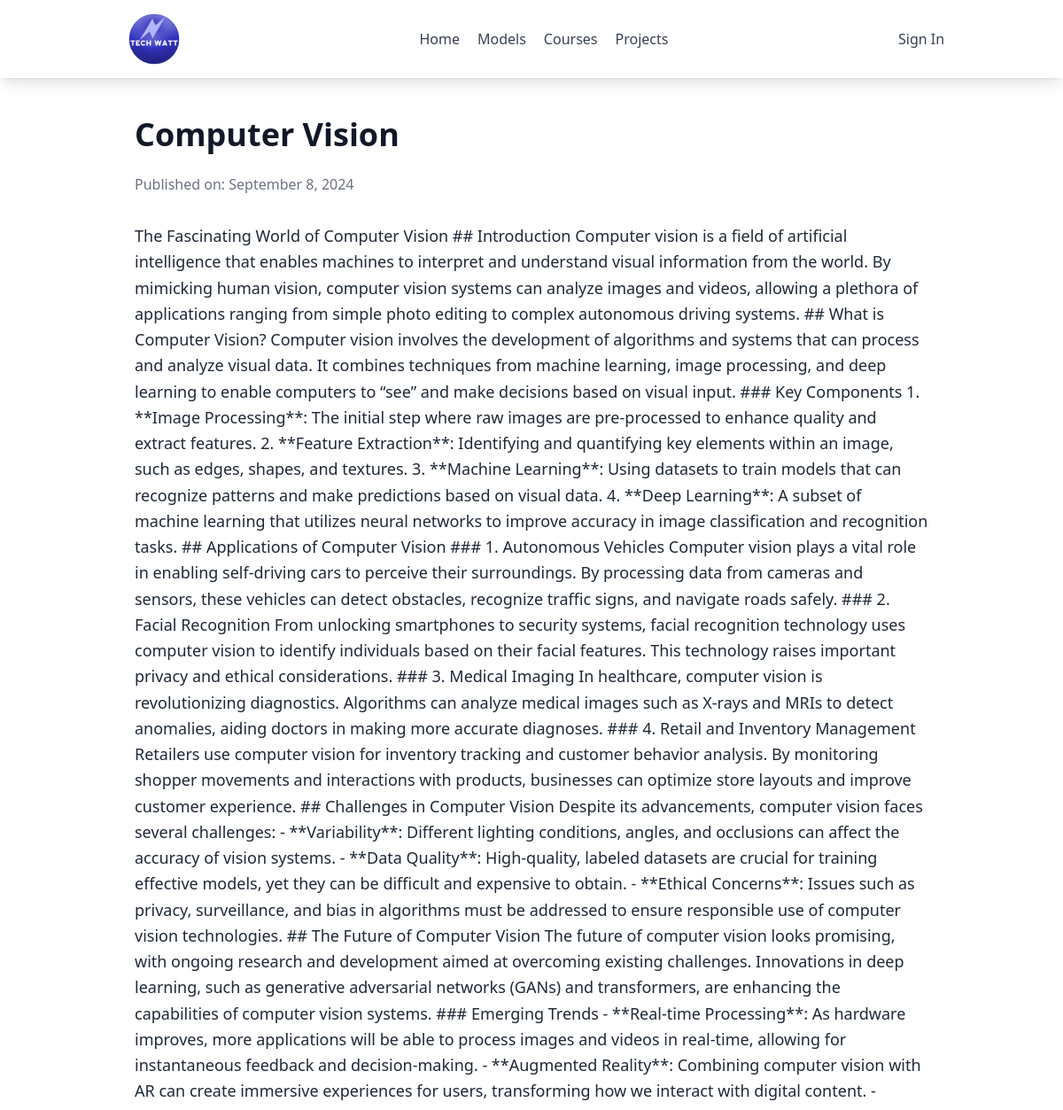
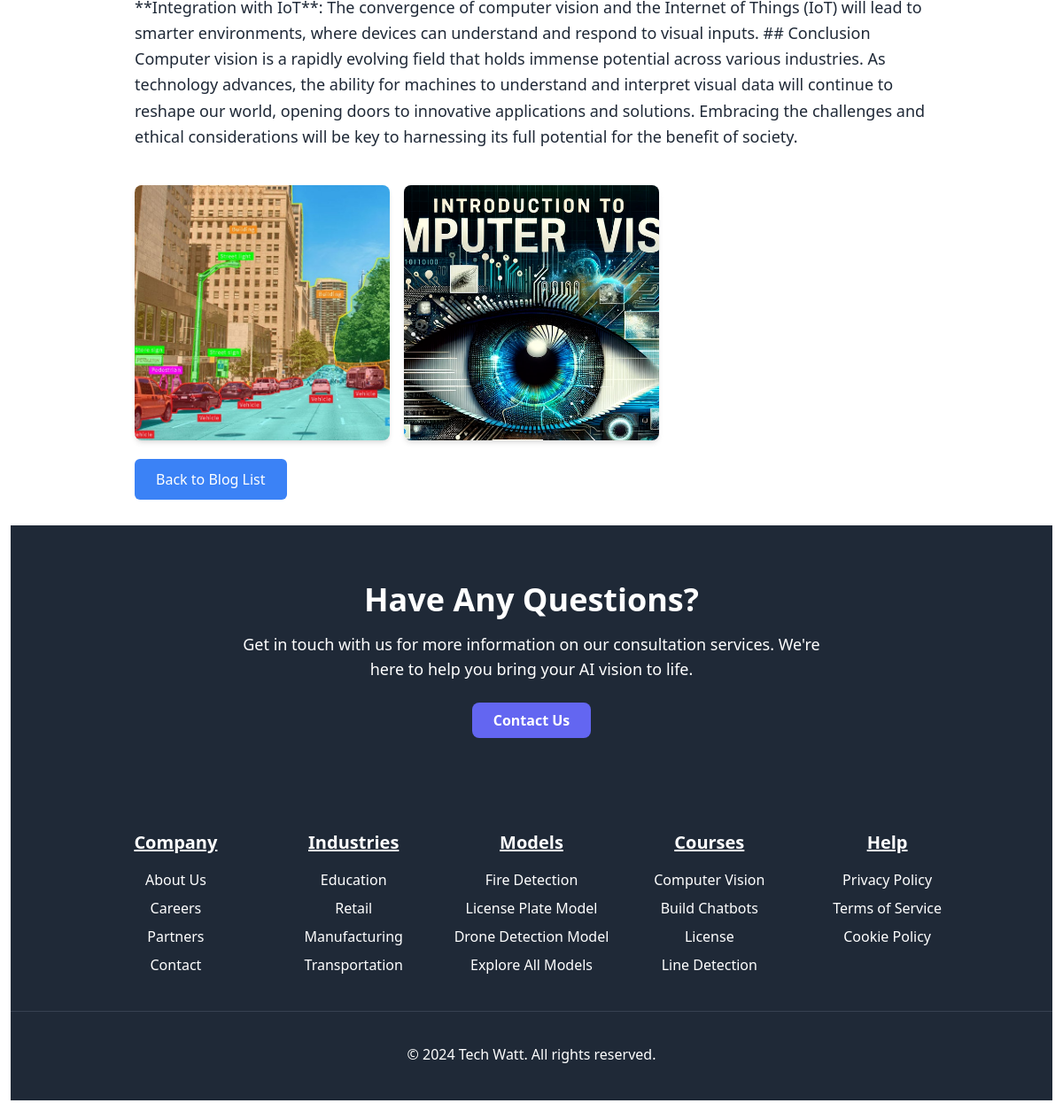
The page /blogs/9/ on the database its author committed (2 pictures, top to bottom).
### blog/models.py (models this page shows, shortened)
class BlogPost(models.Model):
    title = models.CharField(max_length=400, null=False, blank=False)
    content = models.TextField(null=False, blank=False)
    date_created = models.DateTimeField(auto_now_add=True)
    date_updated = models.DateTimeField(auto_now=True)
    author = models.ForeignKey(User, on_delete=models.CASCADE)

class BlogImage(models.Model):
    blog_post = models.ForeignKey(BlogPost, related_name='images', on_delete=models.CASCADE)  # Link to the BlogPost
    image = models.ImageField(upload_to='blog_images/', blank=True, null=True)
    caption = models.CharField(max_length=255, blank=True, null=True)  # Optional image caption

### blog/views.py (the view)
# urls.py: path('blogs/<int:blog_id>/', views.blog_detail, name='blog_detail'),  # Route for blog detail
def blog_detail(request, blog_id):
    blog = get_object_or_404(BlogPost, id=blog_id)
    return render(request, 'blog/readmore.html', {'blog': blog})

### blog/templates/blog/readmore.html (shortened to what this page needs)
{% load static tailwind_tags %}
<!DOCTYPE html>
<html lang="en">
<head>
    {% tailwind_css %}
</head>
<body>
    <div class="min-h-screen py-3 px-3 flex flex-col ">
<nav class="fixed top-0 left-0 w-full bg-white shadow-lg z-50">
    <div class="flex items-center justify-around p-1">
        <div class="flex items-center gap-5">
            <a href="#">
                <img src="{% static 'blog/images/LOGO.png'%}" alt="Logo" width="80">
            </a>
        </div>
        <div class="hidden md:flex flex-col items-center gap-5 md:flex-row md:justify-center">
            <a class="text-base font-medium text-gray-700 hover:text-blue-500 transition duration-200" href="{% url 'homepage'%}">Home</a>
            <a class="text-base font-medium text-gray-700 hover:text-blue-500 transition duration-200" href="#">Models</a>
            <a class="text-base font-medium text-gray-700 hover:text-blue-500 transition duration-200" href="#">Courses</a>
            <a class="text-base font-medium text-gray-700 hover:text-blue-500 transition duration-200" href="#">Projects</a>
        </div>
        <div class="hidden md:flex items-center gap-5">
            {% if user.is_authenticated %}
            <a class="text-base font-medium text-gray-700 hover:text-blue-500 transition duration-200" href="{% url 'logout'%}">Logout</a>
            {% else %}
            <a class="text-base font-medium text-gray-700 hover:text-blue-500 transition duration-200" href="{% url 'login'%}">Sign In</a>
            {% endif %}
        </div>
    </div>
</nav>
<div class="max-w-4xl mx-auto py-10 mt-20">
    <h1 class="text-4xl font-bold text-gray-900 mb-6">{{ blog.title }}</h1>
    <p class="text-gray-500 mb-8">Published on: {{ blog.date_created|date:"F j, Y" }}</p>
    <div class="text-lg text-gray-800 leading-relaxed mb-10">
        {{ blog.content }}
    </div>
    <div class="grid grid-cols-1 md:grid-cols-2 lg:grid-cols-3 gap-4">
        {% for image in blog.images.all %}
            <div class="relative group">
                <img src="{{ image.image.url }}" alt="Blog Image" class="w-full h-72 object-cover rounded-lg shadow-md">
            </div>
        {% endfor %}
    </div>
    <div class="mt-8">
        <a href="{% url 'viewersblog' %}" class="bg-blue-500 text-white px-6 py-3 rounded-md hover:bg-blue-600">Back to Blog List</a>
    </div>
</div>
<div class="bg-gray-800>
    <section class="bg-gray-100 py-16 mb-0">
        <div class="bg-gray-800 py-16 text-center text-white">
            <h2 class="text-4xl font-extrabold">Have Any Questions?</h2>
            <p class="text-lg mt-4 max-w-2xl mx-auto">Get in touch with us for more information on our consultation services. We're here to help you bring your AI vision to life.</p>
            <a href="mailto:felixsam922@gmail.com" class="inline-block bg-indigo-500 text-white font-bold mt-6 py-2 px-6 rounded-lg">Contact Us</a>
        </div>
<footer class="bg-gray-800 text-white py-10 text-center">
    <div class="container mx-auto grid grid-cols-1 sm:grid-cols-2 lg:grid-cols-5 gap-5 px-5">
        <div>
            <h2 class="text-xl font-semibold mb-4 underline">Company</h2>
            <ul>
                <li class="mb-2"><a href="#" class="hover:text-blue-400">About Us</a></li>
                <li class="mb-2"><a href="#" class="hover:text-blue-400">Careers</a></li>
                <li class="mb-2"><a href="#" class="hover:text-blue-400">Partners</a></li>
                <li class="mb-2"><a href="#" class="hover:text-blue-400">Contact</a></li>
            </ul>
        </div>
        <div>
            <h2 class="text-xl font-semibold mb-4 underline">Industries</h2>
            <ul>
                <li class="mb-2"><a href="#" class="hover:text-blue-400">Education</a></li>
                <li class="mb-2"><a href="#" class="hover:text-blue-400">Retail</a></li>
                <li class="mb-2"><a href="#" class="hover:text-blue-400">Manufacturing</a></li>
                <li class="mb-2"><a href="#" class="hover:text-blue-400">Transportation</a></li>
            </ul>
        </div>
        <div>
            <h2 class="text-xl font-semibold mb-4 underline">Models</h2>
            <ul>
                <li class="mb-2"><a href="#" class="hover:text-blue-400">Fire Detection</a></li>
                <li class="mb-2"><a href="#" class="hover:text-blue-400">License Plate Model</a></li>
                <li class="mb-2"><a href="#" class="hover:text-blue-400">Drone Detection Model</a></li>
                <li class="mb-2"><a href="#" class="hover:text-blue-400">Explore All Models</a></li>
            </ul>
        </div>
        <div>
            <h2 class="text-xl font-semibold mb-4 underline">Courses</h2>
            <ul>
                <li class="mb-2"><a href="#" class="hover:text-blue-400">Computer Vision</a></li>
                <li class="mb-2"><a href="#" class="hover:text-blue-400">Build Chatbots</a></li>
                <li class="mb-2"><a href="#" class="hover:text-blue-400">License </a></li>
                <li class="mb-2"><a href="#" class="hover:text-blue-400">Line Detection</a></li>
            </ul>
        </div>
        <div class="col-span-2 sm:col-span-2 lg:col-span-1">
            <h2 class="text-xl font-semibold mb-4 underline">Help</h2>
            <ul>
                <li class="mb-2"><a href="#" class="hover:text-blue-400">Privacy Policy</a></li>
                <li class="mb-2"><a href="#" class="hover:text-blue-400">Terms of Service</a></li>
                <li class="mb-2"><a href="#" class="hover:text-blue-400">Cookie Policy</a></li>
            </ul>
        </div>
    </div>
    <div class="border-t border-gray-700 mt-8"></div>
    <div class="mt-3 pt-6 text-center">
        <p>&copy; 2024 Tech Watt. All rights reserved.</p>
    </div>
</footer>
</div>
</div>
</body>
</html>

### rows shown on the page
BlogPost: title "Computer Vision", date_created "September 8, 2024", content "The Fascinating World of Computer Vision ## Introduction Computer vision is a field of artificial intelligence that enables machines to interpret and understand visual information from the world. By mimicking human vision, computer vision systems can analyze images and videos, allowing a plethora of applications ranging from simple photo editing to complex autonomous driving systems. ## What is Computer Vision? Computer vision involves the development of algorithms and systems that can process and analyze visual data. It combines techniques from machine learning, image processing, and deep learning to enable computers to “see” and make decisions based on visual input. ### Key Components 1.…"
BlogImage: image (picture)
BlogImage: image (picture)
